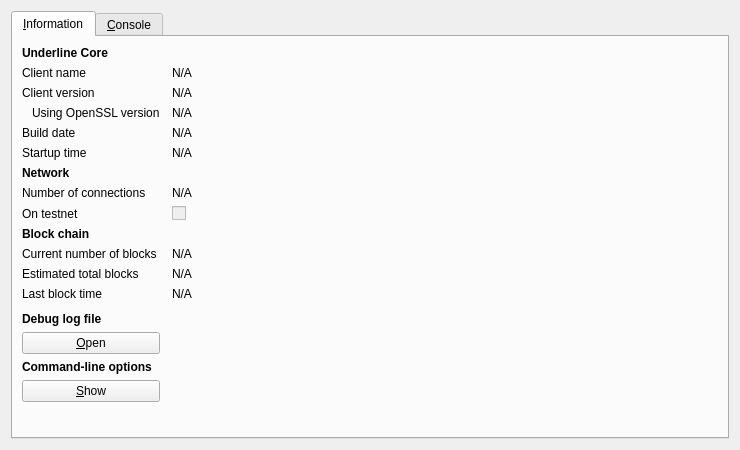
<?xml version="1.0" encoding="UTF-8"?>
<ui version="4.0">
 <class>RPCConsole</class>
 <widget class="QDialog" name="RPCConsole">
  <property name="geometry">
   <rect>
    <x>0</x>
    <y>0</y>
    <width>740</width>
    <height>450</height>
   </rect>
  </property>
  <property name="windowTitle">
   <string>Underline - Debug window</string>
  </property>
  <layout class="QVBoxLayout" name="verticalLayout_2">
   <item>
    <widget class="QTabWidget" name="tabWidget">
     <property name="currentIndex">
      <number>0</number>
     </property>
     <widget class="QWidget" name="tab_info">
      <attribute name="title">
       <string>&amp;Information</string>
      </attribute>
      <layout class="QGridLayout" name="gridLayout" columnstretch="0,1">
       <property name="horizontalSpacing">
        <number>12</number>
       </property>
       <item row="0" column="0">
        <widget class="QLabel" name="label_9">
         <property name="font">
          <font>
           <weight>75</weight>
           <bold>true</bold>
          </font>
         </property>
         <property name="text">
          <string>Underline Core</string>
         </property>
        </widget>
       </item>
       <item row="1" column="0">
        <widget class="QLabel" name="label_5">
         <property name="text">
          <string>Client name</string>
         </property>
        </widget>
       </item>
       <item row="1" column="1">
        <widget class="QLabel" name="clientName">
         <property name="cursor">
          <cursorShape>IBeamCursor</cursorShape>
         </property>
         <property name="text">
          <string>N/A</string>
         </property>
         <property name="textFormat">
          <enum>Qt::PlainText</enum>
         </property>
         <property name="textInteractionFlags">
          <set>Qt::LinksAccessibleByMouse|Qt::TextSelectableByKeyboard|Qt::TextSelectableByMouse</set>
         </property>
        </widget>
       </item>
       <item row="2" column="0">
        <widget class="QLabel" name="label_6">
         <property name="text">
          <string>Client version</string>
         </property>
        </widget>
       </item>
       <item row="2" column="1">
        <widget class="QLabel" name="clientVersion">
         <property name="cursor">
          <cursorShape>IBeamCursor</cursorShape>
         </property>
         <property name="text">
          <string>N/A</string>
         </property>
         <property name="textFormat">
          <enum>Qt::PlainText</enum>
         </property>
         <property name="textInteractionFlags">
          <set>Qt::LinksAccessibleByMouse|Qt::TextSelectableByKeyboard|Qt::TextSelectableByMouse</set>
         </property>
        </widget>
       </item>
       <item row="3" column="0">
        <widget class="QLabel" name="label_14">
         <property name="text">
          <string>Using OpenSSL version</string>
         </property>
         <property name="indent">
          <number>10</number>
         </property>
        </widget>
       </item>
       <item row="3" column="1">
        <widget class="QLabel" name="openSSLVersion">
         <property name="cursor">
          <cursorShape>IBeamCursor</cursorShape>
         </property>
         <property name="text">
          <string>N/A</string>
         </property>
         <property name="textFormat">
          <enum>Qt::PlainText</enum>
         </property>
         <property name="textInteractionFlags">
          <set>Qt::LinksAccessibleByMouse|Qt::TextSelectableByKeyboard|Qt::TextSelectableByMouse</set>
         </property>
        </widget>
       </item>
       <item row="4" column="0">
        <widget class="QLabel" name="label_12">
         <property name="text">
          <string>Build date</string>
         </property>
        </widget>
       </item>
       <item row="4" column="1">
        <widget class="QLabel" name="buildDate">
         <property name="cursor">
          <cursorShape>IBeamCursor</cursorShape>
         </property>
         <property name="text">
          <string>N/A</string>
         </property>
         <property name="textFormat">
          <enum>Qt::PlainText</enum>
         </property>
         <property name="textInteractionFlags">
          <set>Qt::LinksAccessibleByMouse|Qt::TextSelectableByKeyboard|Qt::TextSelectableByMouse</set>
         </property>
        </widget>
       </item>
       <item row="5" column="0">
        <widget class="QLabel" name="label_13">
         <property name="text">
          <string>Startup time</string>
         </property>
        </widget>
       </item>
       <item row="5" column="1">
        <widget class="QLabel" name="startupTime">
         <property name="cursor">
          <cursorShape>IBeamCursor</cursorShape>
         </property>
         <property name="text">
          <string>N/A</string>
         </property>
         <property name="textFormat">
          <enum>Qt::PlainText</enum>
         </property>
         <property name="textInteractionFlags">
          <set>Qt::LinksAccessibleByMouse|Qt::TextSelectableByKeyboard|Qt::TextSelectableByMouse</set>
         </property>
        </widget>
       </item>
       <item row="6" column="0">
        <widget class="QLabel" name="label_11">
         <property name="font">
          <font>
           <weight>75</weight>
           <bold>true</bold>
          </font>
         </property>
         <property name="text">
          <string>Network</string>
         </property>
        </widget>
       </item>
       <item row="7" column="0">
        <widget class="QLabel" name="label_7">
         <property name="text">
          <string>Number of connections</string>
         </property>
        </widget>
       </item>
       <item row="7" column="1">
        <widget class="QLabel" name="numberOfConnections">
         <property name="cursor">
          <cursorShape>IBeamCursor</cursorShape>
         </property>
         <property name="text">
          <string>N/A</string>
         </property>
         <property name="textFormat">
          <enum>Qt::PlainText</enum>
         </property>
         <property name="textInteractionFlags">
          <set>Qt::LinksAccessibleByMouse|Qt::TextSelectableByKeyboard|Qt::TextSelectableByMouse</set>
         </property>
        </widget>
       </item>
       <item row="8" column="0">
        <widget class="QLabel" name="label_8">
         <property name="text">
          <string>On testnet</string>
         </property>
        </widget>
       </item>
       <item row="8" column="1">
        <widget class="QCheckBox" name="isTestNet">
         <property name="enabled">
          <bool>false</bool>
         </property>
         <property name="text">
          <string/>
         </property>
        </widget>
       </item>
       <item row="9" column="0">
        <widget class="QLabel" name="label_10">
         <property name="font">
          <font>
           <weight>75</weight>
           <bold>true</bold>
          </font>
         </property>
         <property name="text">
          <string>Block chain</string>
         </property>
        </widget>
       </item>
       <item row="10" column="0">
        <widget class="QLabel" name="label_3">
         <property name="text">
          <string>Current number of blocks</string>
         </property>
        </widget>
       </item>
       <item row="10" column="1">
        <widget class="QLabel" name="numberOfBlocks">
         <property name="cursor">
          <cursorShape>IBeamCursor</cursorShape>
         </property>
         <property name="text">
          <string>N/A</string>
         </property>
         <property name="textFormat">
          <enum>Qt::PlainText</enum>
         </property>
         <property name="textInteractionFlags">
          <set>Qt::LinksAccessibleByMouse|Qt::TextSelectableByKeyboard|Qt::TextSelectableByMouse</set>
         </property>
        </widget>
       </item>
       <item row="11" column="0">
        <widget class="QLabel" name="label_4">
         <property name="text">
          <string>Estimated total blocks</string>
         </property>
        </widget>
       </item>
       <item row="11" column="1">
        <widget class="QLabel" name="totalBlocks">
         <property name="cursor">
          <cursorShape>IBeamCursor</cursorShape>
         </property>
         <property name="text">
          <string>N/A</string>
         </property>
         <property name="textFormat">
          <enum>Qt::PlainText</enum>
         </property>
         <property name="textInteractionFlags">
          <set>Qt::LinksAccessibleByMouse|Qt::TextSelectableByKeyboard|Qt::TextSelectableByMouse</set>
         </property>
        </widget>
       </item>
       <item row="12" column="0">
        <widget class="QLabel" name="label_2">
         <property name="text">
          <string>Last block time</string>
         </property>
        </widget>
       </item>
       <item row="12" column="1">
        <widget class="QLabel" name="lastBlockTime">
         <property name="cursor">
          <cursorShape>IBeamCursor</cursorShape>
         </property>
         <property name="text">
          <string>N/A</string>
         </property>
         <property name="textFormat">
          <enum>Qt::PlainText</enum>
         </property>
         <property name="textInteractionFlags">
          <set>Qt::LinksAccessibleByMouse|Qt::TextSelectableByKeyboard|Qt::TextSelectableByMouse</set>
         </property>
        </widget>
       </item>
       <item row="13" column="0">
        <spacer name="verticalSpacer_2">
         <property name="orientation">
          <enum>Qt::Vertical</enum>
         </property>
         <property name="sizeHint" stdset="0">
          <size>
           <width>20</width>
           <height>20</height>
          </size>
         </property>
        </spacer>
       </item>
       <item row="14" column="0">
        <widget class="QLabel" name="labelDebugLogfile">
         <property name="font">
          <font>
           <weight>75</weight>
           <bold>true</bold>
          </font>
         </property>
         <property name="text">
          <string>Debug log file</string>
         </property>
        </widget>
       </item>
       <item row="15" column="0">
        <widget class="QPushButton" name="openDebugLogfileButton">
         <property name="toolTip">
          <string>Open the Underline debug log file from the current data directory. This can take a few seconds for large log files.</string>
         </property>
         <property name="text">
          <string>&amp;Open</string>
         </property>
         <property name="autoDefault">
          <bool>false</bool>
         </property>
        </widget>
       </item>
       <item row="16" column="0">
        <widget class="QLabel" name="labelCLOptions">
         <property name="font">
          <font>
           <weight>75</weight>
           <bold>true</bold>
          </font>
         </property>
         <property name="text">
          <string>Command-line options</string>
         </property>
        </widget>
       </item>
       <item row="17" column="0">
        <widget class="QPushButton" name="showCLOptionsButton">
         <property name="toolTip">
          <string>Show the Underline-Qt help message to get a list with possible Underline command-line options.</string>
         </property>
         <property name="text">
          <string>&amp;Show</string>
         </property>
         <property name="autoDefault">
          <bool>false</bool>
         </property>
        </widget>
       </item>
       <item row="18" column="0">
        <spacer name="verticalSpacer">
         <property name="orientation">
          <enum>Qt::Vertical</enum>
         </property>
         <property name="sizeHint" stdset="0">
          <size>
           <width>20</width>
           <height>40</height>
          </size>
         </property>
        </spacer>
       </item>
      </layout>
     </widget>
     <widget class="QWidget" name="tab_console">
      <attribute name="title">
       <string>&amp;Console</string>
      </attribute>
      <layout class="QVBoxLayout" name="verticalLayout_3">
       <property name="spacing">
        <number>3</number>
       </property>
       <item>
        <widget class="QTextEdit" name="messagesWidget">
         <property name="minimumSize">
          <size>
           <width>0</width>
           <height>100</height>
          </size>
         </property>
         <property name="readOnly">
          <bool>true</bool>
         </property>
         <property name="tabKeyNavigation" stdset="0">
          <bool>false</bool>
         </property>
         <property name="columnCount" stdset="0">
          <number>2</number>
         </property>
        </widget>
       </item>
       <item>
        <layout class="QHBoxLayout" name="horizontalLayout">
         <property name="spacing">
          <number>3</number>
         </property>
         <item>
          <widget class="QLabel" name="label">
           <property name="text">
            <string notr="true">&gt;</string>
           </property>
          </widget>
         </item>
         <item>
          <widget class="QLineEdit" name="lineEdit"/>
         </item>
         <item>
          <widget class="QPushButton" name="clearButton">
           <property name="maximumSize">
            <size>
             <width>24</width>
             <height>24</height>
            </size>
           </property>
           <property name="toolTip">
            <string>Clear console</string>
           </property>
           <property name="text">
            <string/>
           </property>
           <property name="icon">
            <iconset resource="../bitcoin.qrc">
             <normaloff>:/icons/remove</normaloff>:/icons/remove</iconset>
           </property>
           <property name="shortcut">
            <string notr="true">Ctrl+L</string>
           </property>
           <property name="autoDefault">
            <bool>false</bool>
           </property>
          </widget>
         </item>
        </layout>
       </item>
      </layout>
     </widget>
    </widget>
   </item>
  </layout>
 </widget>
 <resources>
  <include location="../bitcoin.qrc"/>
 </resources>
 <connections/>
</ui>
